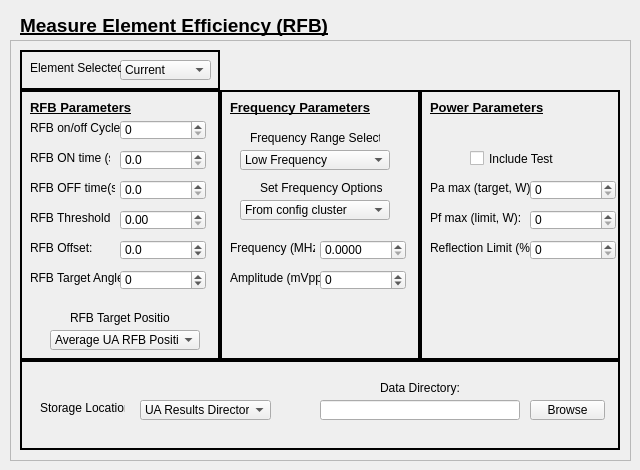
<?xml version="1.0" encoding="UTF-8"?>
<ui version="4.0">
 <class>Form_2</class>
 <widget class="QWidget" name="Form_2">
  <property name="geometry">
   <rect>
    <x>0</x>
    <y>0</y>
    <width>640</width>
    <height>470</height>
   </rect>
  </property>
  <property name="minimumSize">
   <size>
    <width>640</width>
    <height>470</height>
   </size>
  </property>
  <property name="windowTitle">
   <string>Measure Element Efficiency (RFB)</string>
  </property>
  <widget class="QFrame" name="frame">
   <property name="geometry">
    <rect>
     <x>10</x>
     <y>40</y>
     <width>621</width>
     <height>421</height>
    </rect>
   </property>
   <property name="frameShape">
    <enum>QFrame::StyledPanel</enum>
   </property>
   <property name="frameShadow">
    <enum>QFrame::Raised</enum>
   </property>
   <widget class="QFrame" name="frame_2">
    <property name="geometry">
     <rect>
      <x>10</x>
      <y>50</y>
      <width>200</width>
      <height>270</height>
     </rect>
    </property>
    <property name="frameShape">
     <enum>QFrame::Box</enum>
    </property>
    <property name="frameShadow">
     <enum>QFrame::Plain</enum>
    </property>
    <property name="lineWidth">
     <number>2</number>
    </property>
    <widget class="QLabel" name="label_4">
     <property name="geometry">
      <rect>
       <x>10</x>
       <y>10</y>
       <width>161</width>
       <height>16</height>
      </rect>
     </property>
     <property name="text">
      <string>&lt;html&gt;&lt;head/&gt;&lt;body&gt;&lt;p&gt;&lt;span style=&quot; font-size:10pt; font-weight:600; text-decoration: underline;&quot;&gt;RFB Parameters&lt;/span&gt;&lt;/p&gt;&lt;/body&gt;&lt;/html&gt;</string>
     </property>
    </widget>
    <widget class="QLabel" name="label_10">
     <property name="geometry">
      <rect>
       <x>10</x>
       <y>30</y>
       <width>90</width>
       <height>16</height>
      </rect>
     </property>
     <property name="text">
      <string>&lt;html&gt;&lt;head/&gt;&lt;body&gt;&lt;p&gt;RFB on/off Cycles:&lt;/p&gt;&lt;/body&gt;&lt;/html&gt;</string>
     </property>
    </widget>
    <widget class="QDoubleSpinBox" name="RFB_CYCLES_FIELD">
     <property name="geometry">
      <rect>
       <x>100</x>
       <y>30</y>
       <width>86</width>
       <height>20</height>
      </rect>
     </property>
     <property name="toolTip">
      <string>&lt;html&gt;&lt;head/&gt;&lt;body&gt;&lt;p&gt;&lt;span style=&quot; font-size:12pt;&quot;&gt;A non-negative integer that sets the amount of On/Off cycles the RFB will perform.&lt;/span&gt;&lt;/p&gt;&lt;p&gt;&lt;span style=&quot; font-size:12pt;&quot;&gt;Maximum: 1000000 Cycles&lt;/span&gt;&lt;/p&gt;&lt;/body&gt;&lt;/html&gt;</string>
     </property>
     <property name="statusTip">
      <string/>
     </property>
     <property name="whatsThis">
      <string/>
     </property>
     <property name="prefix">
      <string/>
     </property>
     <property name="suffix">
      <string/>
     </property>
     <property name="decimals">
      <number>0</number>
     </property>
     <property name="minimum">
      <double>0.000000000000000</double>
     </property>
     <property name="maximum">
      <double>1000000.000000000000000</double>
     </property>
     <property name="singleStep">
      <double>1.000000000000000</double>
     </property>
    </widget>
    <widget class="QDoubleSpinBox" name="RFB_ON_FIELD">
     <property name="geometry">
      <rect>
       <x>100</x>
       <y>60</y>
       <width>86</width>
       <height>20</height>
      </rect>
     </property>
     <property name="toolTip">
      <string>&lt;html&gt;&lt;head/&gt;&lt;body&gt;&lt;p&gt;&lt;span style=&quot; font-size:12pt;&quot;&gt;A non-negative decimal that sets the amount of ON time the RFB will fire in seconds.&lt;/span&gt;&lt;/p&gt;&lt;p&gt;&lt;span style=&quot; font-size:12pt;&quot;&gt;Maximum: 1000000 Seconds&lt;/span&gt;&lt;/p&gt;&lt;/body&gt;&lt;/html&gt;</string>
     </property>
     <property name="statusTip">
      <string/>
     </property>
     <property name="whatsThis">
      <string/>
     </property>
     <property name="prefix">
      <string/>
     </property>
     <property name="suffix">
      <string/>
     </property>
     <property name="decimals">
      <number>1</number>
     </property>
     <property name="minimum">
      <double>0.000000000000000</double>
     </property>
     <property name="maximum">
      <double>1000000.000000000000000</double>
     </property>
     <property name="singleStep">
      <double>0.100000000000000</double>
     </property>
    </widget>
    <widget class="QLabel" name="label_11">
     <property name="geometry">
      <rect>
       <x>10</x>
       <y>60</y>
       <width>80</width>
       <height>16</height>
      </rect>
     </property>
     <property name="text">
      <string>RFB ON time (s):</string>
     </property>
    </widget>
    <widget class="QDoubleSpinBox" name="RFB_OFF_FIELD">
     <property name="geometry">
      <rect>
       <x>100</x>
       <y>90</y>
       <width>86</width>
       <height>20</height>
      </rect>
     </property>
     <property name="toolTip">
      <string/>
     </property>
     <property name="statusTip">
      <string/>
     </property>
     <property name="whatsThis">
      <string/>
     </property>
     <property name="prefix">
      <string/>
     </property>
     <property name="suffix">
      <string/>
     </property>
     <property name="decimals">
      <number>1</number>
     </property>
     <property name="minimum">
      <double>0.000000000000000</double>
     </property>
     <property name="maximum">
      <double>1000000.000000000000000</double>
     </property>
     <property name="singleStep">
      <double>0.100000000000000</double>
     </property>
    </widget>
    <widget class="QLabel" name="label_12">
     <property name="geometry">
      <rect>
       <x>10</x>
       <y>90</y>
       <width>85</width>
       <height>16</height>
      </rect>
     </property>
     <property name="text">
      <string>RFB OFF time(s):</string>
     </property>
    </widget>
    <widget class="QDoubleSpinBox" name="RFB_THRESHOLD_FIELD">
     <property name="geometry">
      <rect>
       <x>100</x>
       <y>120</y>
       <width>86</width>
       <height>20</height>
      </rect>
     </property>
     <property name="toolTip">
      <string/>
     </property>
     <property name="statusTip">
      <string/>
     </property>
     <property name="whatsThis">
      <string/>
     </property>
     <property name="prefix">
      <string/>
     </property>
     <property name="suffix">
      <string/>
     </property>
     <property name="decimals">
      <number>2</number>
     </property>
     <property name="minimum">
      <double>0.000000000000000</double>
     </property>
     <property name="maximum">
      <double>1000000.000000000000000</double>
     </property>
     <property name="singleStep">
      <double>0.010000000000000</double>
     </property>
    </widget>
    <widget class="QLabel" name="label_13">
     <property name="geometry">
      <rect>
       <x>10</x>
       <y>120</y>
       <width>80</width>
       <height>16</height>
      </rect>
     </property>
     <property name="text">
      <string>RFB Threshold:</string>
     </property>
    </widget>
    <widget class="QDoubleSpinBox" name="RFB_OFFSET_FIELD">
     <property name="geometry">
      <rect>
       <x>100</x>
       <y>150</y>
       <width>86</width>
       <height>20</height>
      </rect>
     </property>
     <property name="toolTip">
      <string/>
     </property>
     <property name="statusTip">
      <string/>
     </property>
     <property name="whatsThis">
      <string/>
     </property>
     <property name="prefix">
      <string/>
     </property>
     <property name="suffix">
      <string/>
     </property>
     <property name="decimals">
      <number>1</number>
     </property>
     <property name="minimum">
      <double>-1000000.000000000000000</double>
     </property>
     <property name="maximum">
      <double>1000000.000000000000000</double>
     </property>
     <property name="singleStep">
      <double>0.100000000000000</double>
     </property>
    </widget>
    <widget class="QLabel" name="label_14">
     <property name="geometry">
      <rect>
       <x>10</x>
       <y>150</y>
       <width>80</width>
       <height>16</height>
      </rect>
     </property>
     <property name="text">
      <string>RFB Offset:</string>
     </property>
    </widget>
    <widget class="QDoubleSpinBox" name="RFB_ANGLE_FIELD">
     <property name="geometry">
      <rect>
       <x>100</x>
       <y>180</y>
       <width>86</width>
       <height>20</height>
      </rect>
     </property>
     <property name="toolTip">
      <string/>
     </property>
     <property name="statusTip">
      <string/>
     </property>
     <property name="whatsThis">
      <string/>
     </property>
     <property name="prefix">
      <string/>
     </property>
     <property name="suffix">
      <string/>
     </property>
     <property name="decimals">
      <number>0</number>
     </property>
     <property name="minimum">
      <double>-360.000000000000000</double>
     </property>
     <property name="maximum">
      <double>360.000000000000000</double>
     </property>
     <property name="singleStep">
      <double>1.000000000000000</double>
     </property>
    </widget>
    <widget class="QLabel" name="label_15">
     <property name="geometry">
      <rect>
       <x>10</x>
       <y>180</y>
       <width>90</width>
       <height>16</height>
      </rect>
     </property>
     <property name="text">
      <string>RFB Target Angle:</string>
     </property>
    </widget>
    <widget class="QComboBox" name="RFB_TARGET_POSITION_FIELD">
     <property name="geometry">
      <rect>
       <x>30</x>
       <y>240</y>
       <width>150</width>
       <height>20</height>
      </rect>
     </property>
     <item>
      <property name="text">
       <string>Average UA RFB Position</string>
      </property>
     </item>
     <item>
      <property name="text">
       <string>RFB Position for Each Item</string>
      </property>
     </item>
    </widget>
    <widget class="QLabel" name="label_3">
     <property name="geometry">
      <rect>
       <x>50</x>
       <y>220</y>
       <width>100</width>
       <height>16</height>
      </rect>
     </property>
     <property name="text">
      <string>RFB Target Position</string>
     </property>
    </widget>
   </widget>
   <widget class="QFrame" name="frame_3">
    <property name="geometry">
     <rect>
      <x>10</x>
      <y>10</y>
      <width>200</width>
      <height>40</height>
     </rect>
    </property>
    <property name="frameShape">
     <enum>QFrame::Box</enum>
    </property>
    <property name="frameShadow">
     <enum>QFrame::Plain</enum>
    </property>
    <property name="lineWidth">
     <number>2</number>
    </property>
    <widget class="QComboBox" name="ELEMENT_SELECTION_FIELD">
     <property name="geometry">
      <rect>
       <x>100</x>
       <y>10</y>
       <width>91</width>
       <height>20</height>
      </rect>
     </property>
     <property name="toolTip">
      <string>&lt;html&gt;&lt;head/&gt;&lt;body&gt;&lt;p&gt;&lt;span style=&quot; font-size:12pt;&quot;&gt;Select the element you would like to measure the efficiency of.&lt;/span&gt;&lt;/p&gt;&lt;/body&gt;&lt;/html&gt;</string>
     </property>
     <property name="maxVisibleItems">
      <number>11</number>
     </property>
     <item>
      <property name="text">
       <string>Current</string>
      </property>
     </item>
     <item>
      <property name="text">
       <string>Element 1</string>
      </property>
     </item>
     <item>
      <property name="text">
       <string>Element 2</string>
      </property>
     </item>
     <item>
      <property name="text">
       <string>Element 3</string>
      </property>
     </item>
     <item>
      <property name="text">
       <string>Element 4</string>
      </property>
     </item>
     <item>
      <property name="text">
       <string>Element 5</string>
      </property>
     </item>
     <item>
      <property name="text">
       <string>Element 6</string>
      </property>
     </item>
     <item>
      <property name="text">
       <string>Element 7</string>
      </property>
     </item>
     <item>
      <property name="text">
       <string>Element 8</string>
      </property>
     </item>
     <item>
      <property name="text">
       <string>Element 9</string>
      </property>
     </item>
     <item>
      <property name="text">
       <string>Element 10</string>
      </property>
     </item>
    </widget>
    <widget class="QLabel" name="label_2">
     <property name="geometry">
      <rect>
       <x>10</x>
       <y>10</y>
       <width>91</width>
       <height>16</height>
      </rect>
     </property>
     <property name="text">
      <string>Element Selected:</string>
     </property>
    </widget>
   </widget>
   <widget class="QFrame" name="frame_4">
    <property name="geometry">
     <rect>
      <x>210</x>
      <y>50</y>
      <width>200</width>
      <height>270</height>
     </rect>
    </property>
    <property name="frameShape">
     <enum>QFrame::Box</enum>
    </property>
    <property name="frameShadow">
     <enum>QFrame::Plain</enum>
    </property>
    <property name="lineWidth">
     <number>2</number>
    </property>
    <widget class="QLabel" name="label_9">
     <property name="geometry">
      <rect>
       <x>10</x>
       <y>10</y>
       <width>161</width>
       <height>16</height>
      </rect>
     </property>
     <property name="text">
      <string>&lt;html&gt;&lt;head/&gt;&lt;body&gt;&lt;p&gt;&lt;span style=&quot; font-size:10pt; font-weight:600; text-decoration: underline;&quot;&gt;Frequency Parameters&lt;/span&gt;&lt;/p&gt;&lt;/body&gt;&lt;/html&gt;</string>
     </property>
    </widget>
    <widget class="QDoubleSpinBox" name="FREQUENCY_FIELD">
     <property name="geometry">
      <rect>
       <x>100</x>
       <y>150</y>
       <width>86</width>
       <height>20</height>
      </rect>
     </property>
     <property name="toolTip">
      <string/>
     </property>
     <property name="statusTip">
      <string/>
     </property>
     <property name="whatsThis">
      <string/>
     </property>
     <property name="prefix">
      <string/>
     </property>
     <property name="suffix">
      <string/>
     </property>
     <property name="decimals">
      <number>4</number>
     </property>
     <property name="minimum">
      <double>0.000000000000000</double>
     </property>
     <property name="maximum">
      <double>50.000000000000000</double>
     </property>
     <property name="singleStep">
      <double>0.000100000000000</double>
     </property>
    </widget>
    <widget class="QLabel" name="label_38">
     <property name="geometry">
      <rect>
       <x>10</x>
       <y>150</y>
       <width>85</width>
       <height>16</height>
      </rect>
     </property>
     <property name="text">
      <string>Frequency (MHz):</string>
     </property>
    </widget>
    <widget class="QDoubleSpinBox" name="AMPLITUDE_FIELD">
     <property name="geometry">
      <rect>
       <x>100</x>
       <y>180</y>
       <width>86</width>
       <height>20</height>
      </rect>
     </property>
     <property name="toolTip">
      <string/>
     </property>
     <property name="statusTip">
      <string/>
     </property>
     <property name="whatsThis">
      <string/>
     </property>
     <property name="prefix">
      <string/>
     </property>
     <property name="suffix">
      <string/>
     </property>
     <property name="decimals">
      <number>0</number>
     </property>
     <property name="minimum">
      <double>-10000.000000000000000</double>
     </property>
     <property name="maximum">
      <double>10000.000000000000000</double>
     </property>
     <property name="singleStep">
      <double>1.000000000000000</double>
     </property>
    </widget>
    <widget class="QLabel" name="label_39">
     <property name="geometry">
      <rect>
       <x>10</x>
       <y>180</y>
       <width>90</width>
       <height>16</height>
      </rect>
     </property>
     <property name="text">
      <string>Amplitude (mVpp):</string>
     </property>
    </widget>
    <widget class="QLabel" name="label_34">
     <property name="geometry">
      <rect>
       <x>30</x>
       <y>40</y>
       <width>130</width>
       <height>16</height>
      </rect>
     </property>
     <property name="text">
      <string>Frequency Range Selected</string>
     </property>
    </widget>
    <widget class="QComboBox" name="FREQUENCY_SELECTION_FIELD">
     <property name="geometry">
      <rect>
       <x>20</x>
       <y>60</y>
       <width>150</width>
       <height>20</height>
      </rect>
     </property>
     <item>
      <property name="text">
       <string>Low Frequency</string>
      </property>
     </item>
     <item>
      <property name="text">
       <string>High Frequency</string>
      </property>
     </item>
    </widget>
    <widget class="QLabel" name="label_35">
     <property name="geometry">
      <rect>
       <x>40</x>
       <y>90</y>
       <width>130</width>
       <height>16</height>
      </rect>
     </property>
     <property name="text">
      <string>Set Frequency Options</string>
     </property>
    </widget>
    <widget class="QComboBox" name="OPTIONS_SELECTION_FIELD">
     <property name="geometry">
      <rect>
       <x>20</x>
       <y>110</y>
       <width>150</width>
       <height>20</height>
      </rect>
     </property>
     <property name="toolTip">
      <string>&lt;html&gt;&lt;head/&gt;&lt;body&gt;&lt;p&gt;&lt;span style=&quot; font-size:10pt; text-decoration: underline;&quot;&gt;Selections Available:&lt;/span&gt;&lt;/p&gt;&lt;p&gt;- From config cluster &lt;/p&gt;&lt;p&gt;- Element pk low frequency&lt;/p&gt;&lt;p&gt;- Element pk high frequency&lt;/p&gt;&lt;p&gt;- Common low frequency&lt;/p&gt;&lt;p&gt;- Common high frequency&lt;/p&gt;&lt;/body&gt;&lt;/html&gt;</string>
     </property>
     <item>
      <property name="text">
       <string>From config cluster</string>
      </property>
     </item>
     <item>
      <property name="text">
       <string>Element pk low frequency</string>
      </property>
     </item>
     <item>
      <property name="text">
       <string>Element pk high frequency</string>
      </property>
     </item>
     <item>
      <property name="text">
       <string>Common low frequency</string>
      </property>
     </item>
     <item>
      <property name="text">
       <string>Common high frequency</string>
      </property>
     </item>
    </widget>
   </widget>
   <widget class="QFrame" name="frame_5">
    <property name="geometry">
     <rect>
      <x>410</x>
      <y>50</y>
      <width>200</width>
      <height>270</height>
     </rect>
    </property>
    <property name="frameShape">
     <enum>QFrame::Box</enum>
    </property>
    <property name="frameShadow">
     <enum>QFrame::Plain</enum>
    </property>
    <property name="lineWidth">
     <number>2</number>
    </property>
    <widget class="QLabel" name="label_41">
     <property name="geometry">
      <rect>
       <x>10</x>
       <y>10</y>
       <width>161</width>
       <height>16</height>
      </rect>
     </property>
     <property name="text">
      <string>&lt;html&gt;&lt;head/&gt;&lt;body&gt;&lt;p&gt;&lt;span style=&quot; font-size:10pt; font-weight:600; text-decoration: underline;&quot;&gt;Power Parameters&lt;/span&gt;&lt;/p&gt;&lt;/body&gt;&lt;/html&gt;</string>
     </property>
    </widget>
    <widget class="QLabel" name="label_42">
     <property name="geometry">
      <rect>
       <x>10</x>
       <y>90</y>
       <width>100</width>
       <height>16</height>
      </rect>
     </property>
     <property name="text">
      <string>Pa max (target, W):</string>
     </property>
    </widget>
    <widget class="QDoubleSpinBox" name="POWER_TARGET_FIELD">
     <property name="geometry">
      <rect>
       <x>110</x>
       <y>90</y>
       <width>86</width>
       <height>20</height>
      </rect>
     </property>
     <property name="toolTip">
      <string/>
     </property>
     <property name="statusTip">
      <string/>
     </property>
     <property name="whatsThis">
      <string/>
     </property>
     <property name="prefix">
      <string/>
     </property>
     <property name="suffix">
      <string/>
     </property>
     <property name="decimals">
      <number>0</number>
     </property>
     <property name="minimum">
      <double>0.000000000000000</double>
     </property>
     <property name="maximum">
      <double>500.000000000000000</double>
     </property>
     <property name="singleStep">
      <double>1.000000000000000</double>
     </property>
    </widget>
    <widget class="QDoubleSpinBox" name="POWER_MAX_FIELD">
     <property name="geometry">
      <rect>
       <x>110</x>
       <y>120</y>
       <width>86</width>
       <height>20</height>
      </rect>
     </property>
     <property name="toolTip">
      <string/>
     </property>
     <property name="statusTip">
      <string/>
     </property>
     <property name="whatsThis">
      <string/>
     </property>
     <property name="prefix">
      <string/>
     </property>
     <property name="suffix">
      <string/>
     </property>
     <property name="decimals">
      <number>0</number>
     </property>
     <property name="minimum">
      <double>0.000000000000000</double>
     </property>
     <property name="maximum">
      <double>500.000000000000000</double>
     </property>
     <property name="singleStep">
      <double>1.000000000000000</double>
     </property>
    </widget>
    <widget class="QLabel" name="label_43">
     <property name="geometry">
      <rect>
       <x>10</x>
       <y>120</y>
       <width>100</width>
       <height>16</height>
      </rect>
     </property>
     <property name="text">
      <string>Pf max (limit, W):</string>
     </property>
    </widget>
    <widget class="QDoubleSpinBox" name="REFLECTION_LIMIT_FIELD">
     <property name="geometry">
      <rect>
       <x>110</x>
       <y>150</y>
       <width>86</width>
       <height>20</height>
      </rect>
     </property>
     <property name="toolTip">
      <string/>
     </property>
     <property name="statusTip">
      <string/>
     </property>
     <property name="whatsThis">
      <string/>
     </property>
     <property name="prefix">
      <string/>
     </property>
     <property name="suffix">
      <string/>
     </property>
     <property name="decimals">
      <number>0</number>
     </property>
     <property name="minimum">
      <double>0.000000000000000</double>
     </property>
     <property name="maximum">
      <double>100.000000000000000</double>
     </property>
     <property name="singleStep">
      <double>1.000000000000000</double>
     </property>
    </widget>
    <widget class="QLabel" name="label_44">
     <property name="geometry">
      <rect>
       <x>10</x>
       <y>150</y>
       <width>100</width>
       <height>16</height>
      </rect>
     </property>
     <property name="text">
      <string>Reflection Limit (%):</string>
     </property>
    </widget>
    <widget class="QCheckBox" name="POWER_TEST_CHECKBOX">
     <property name="geometry">
      <rect>
       <x>50</x>
       <y>60</y>
       <width>91</width>
       <height>17</height>
      </rect>
     </property>
     <property name="text">
      <string>Include Test</string>
     </property>
    </widget>
   </widget>
   <widget class="QFrame" name="frame_6">
    <property name="geometry">
     <rect>
      <x>10</x>
      <y>320</y>
      <width>600</width>
      <height>90</height>
     </rect>
    </property>
    <property name="frameShape">
     <enum>QFrame::Box</enum>
    </property>
    <property name="frameShadow">
     <enum>QFrame::Plain</enum>
    </property>
    <property name="lineWidth">
     <number>2</number>
    </property>
    <widget class="QComboBox" name="DATALOC_FIELD">
     <property name="geometry">
      <rect>
       <x>120</x>
       <y>40</y>
       <width>131</width>
       <height>20</height>
      </rect>
     </property>
     <item>
      <property name="text">
       <string>UA Results Directory</string>
      </property>
     </item>
     <item>
      <property name="text">
       <string>Other directory</string>
      </property>
     </item>
    </widget>
    <widget class="QLabel" name="label_49">
     <property name="geometry">
      <rect>
       <x>20</x>
       <y>40</y>
       <width>85</width>
       <height>16</height>
      </rect>
     </property>
     <property name="text">
      <string>Storage Location:</string>
     </property>
    </widget>
    <widget class="QPushButton" name="DATA_DIRECTORY_BUTTON">
     <property name="geometry">
      <rect>
       <x>510</x>
       <y>40</y>
       <width>75</width>
       <height>20</height>
      </rect>
     </property>
     <property name="text">
      <string>Browse</string>
     </property>
    </widget>
    <widget class="QLineEdit" name="DATA_DIRECTORY_FIELD">
     <property name="geometry">
      <rect>
       <x>300</x>
       <y>40</y>
       <width>200</width>
       <height>20</height>
      </rect>
     </property>
    </widget>
    <widget class="QLabel" name="label_50">
     <property name="geometry">
      <rect>
       <x>360</x>
       <y>20</y>
       <width>81</width>
       <height>16</height>
      </rect>
     </property>
     <property name="text">
      <string>Data Directory:</string>
     </property>
    </widget>
   </widget>
  </widget>
  <widget class="QLabel" name="label">
   <property name="geometry">
    <rect>
     <x>20</x>
     <y>10</y>
     <width>331</width>
     <height>31</height>
    </rect>
   </property>
   <property name="text">
    <string>&lt;html&gt;&lt;head/&gt;&lt;body&gt;&lt;p&gt;&lt;span style=&quot; font-size:14pt; font-weight:600; text-decoration: underline;&quot;&gt;Measure Element Efficiency (RFB)&lt;/span&gt;&lt;/p&gt;&lt;/body&gt;&lt;/html&gt;</string>
   </property>
  </widget>
 </widget>
 <resources/>
 <connections/>
</ui>
